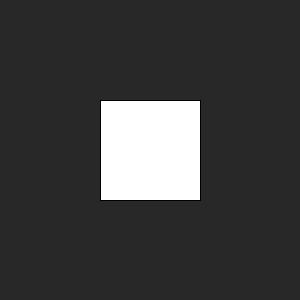
Frame 1 (no input)
Frame 60 (the mouse pressed at the canvas centre just before this capture): identical to frame 1, image omitted
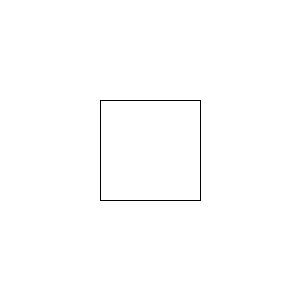
Frame 120 (the mouse held since frame 60 and released just before this capture)

The Processing sketch that drew these frames (run headless with seeded random() and noise(); from frame 60 on, the mouse is pressed at the canvas centre):

// Processing sketch: midterm_05
// ── midterm_05.pde
int buttonX = 100;
int buttonY = 100;
int buttonW = 100;
int buttonH = 100;

void setup() {
  size(300, 300);
}

void draw() {
  background(40);

  if (mousePressed) {
    if (mouseX > buttonX && mouseX < buttonX + buttonW) {
      if (mouseY > buttonY && mouseY < buttonH + buttonY) {
        background(255);
      }
    }
  }
  
    
  rect(buttonX, buttonY, buttonW, buttonH);

}
